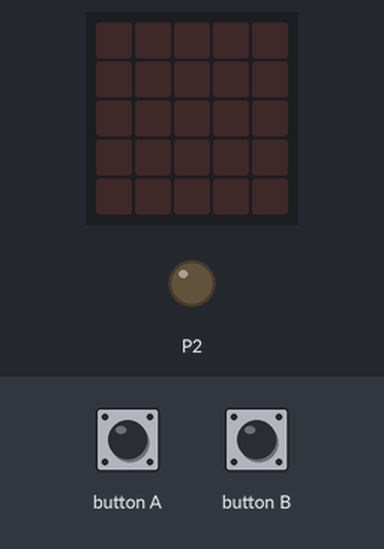
The program below on a simulated BBC micro:bit running MicroPython. On the bench: the board's 5×5 LED display, output pins drawn as LEDs (lit = HIGH). The test bench sets the inputs (shaded band).

Above: at 1.2 s.
1.3 s: button A pressed for 0.15 s
At 1.7 s:
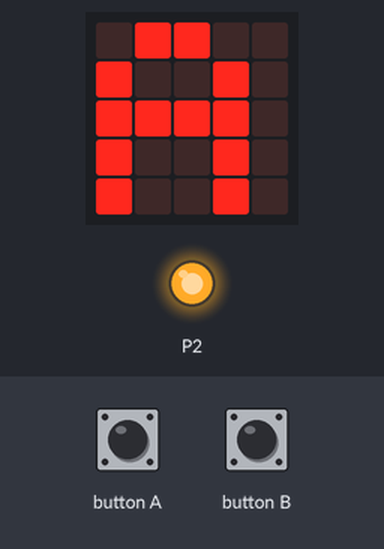
3.3 s: button B pressed for 0.15 s
At 3.7 s:
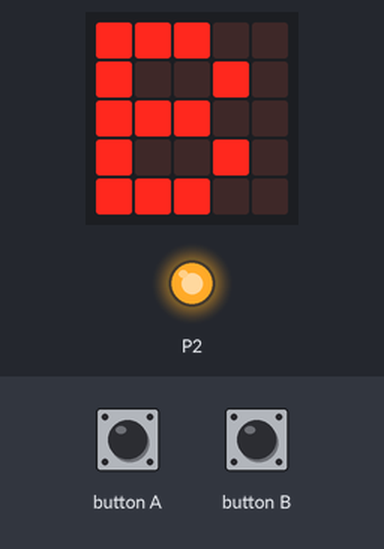
6.4 s: button B pressed for 1 s
At 9.1 s:
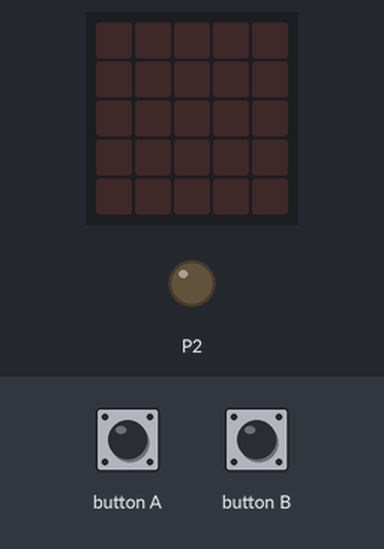
9.9 s: button B pressed for 3.2 s
At 11.2 s:
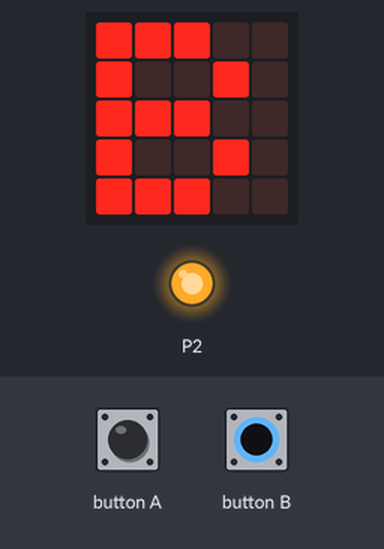
Timing chart, 0 to 13.4 s (numbered marks = the images above; inputs shaded):
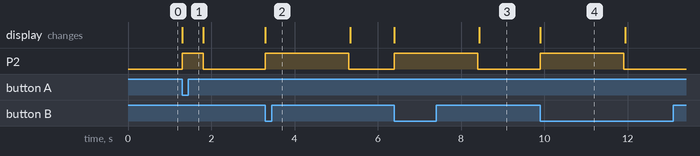

Measured:
- after the input at 1.3 s, P2: LOW → HIGH at once, → LOW 0.50 s later; the display: changes at once (image 1)
- after the input at 3.3 s, P2: LOW → HIGH at once, → LOW 2.0 s later; the display: changes at once (image 2)
- after the input at 6.4 s, P2: LOW → HIGH at once, → LOW 2.0 s later; the display: first changes at once (image 3 shows a later state)
- after the input at 9.9 s, P2: LOW → HIGH at once, → LOW 2.0 s later; the display: changes at once (image 4)
- what the display in image 4 shows lasts 2.0 s, from 9.9 s to 11.9 s

The program:

sender.py
```python
from microbit import *

while True:
    if button_a.was_pressed():
        display.show("A")
        pin2.write_digital(1)
        sleep(500)
        pin2.write_digital(0)
    if button_b.was_pressed():
        display.show("B")
        pin2.write_digital(1)
        sleep(2000)
        pin2.write_digital(0)
    display.clear()
```
